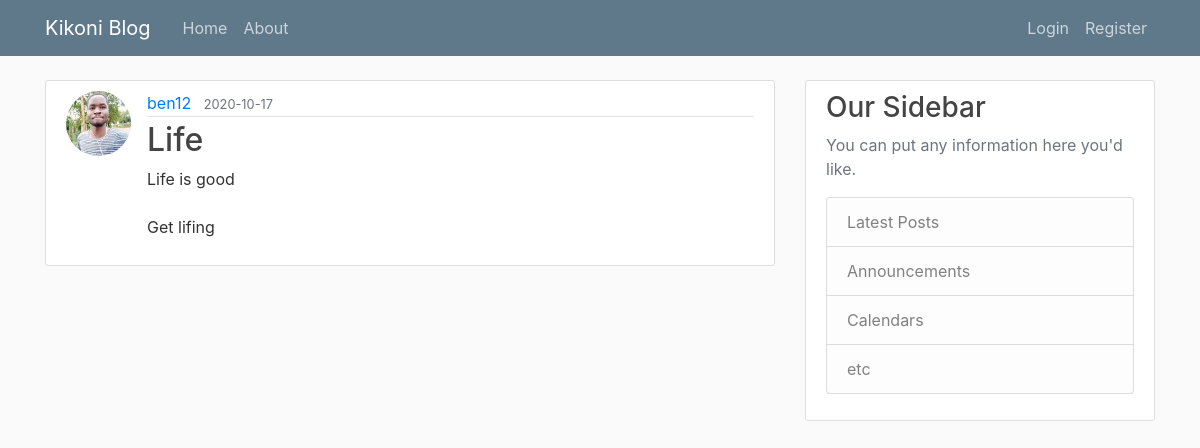
/post/1, run on the app's committed database.
### webapp/models.py (models this page shows, shortened)
class User (db.Model, UserMixin):  #will automatically create a table named user (lowercase u)
    id = db.Column(db.Integer, primary_key=True)
    username = db.Column(db.String(20), unique=True, nullable=False)
    email = db.Column(db.String(120), unique=True, nullable=False)
    image_file = db.Column(db.String(20), nullable=False, default='default.jpg')
    password = db.Column(db.String(60), nullable=False)
    posts = db.relationship('Post', backref='author', lazy=True) #capital P bse we're ref-ing the acutal Post class

class Post (db.Model):   #will auto create a table named post (p)
    id = db.Column(db.Integer, primary_key=True)
    title = db.Column(db.String(100), nullable=False)
    date_posted = db.Column(db.DateTime(20), nullable=False, default=datetime.utcnow)
    content = db.Column(db.Text, nullable=False)
    user_id = db.Column (db.Integer, db.ForeignKey('user.id'), nullable=True) #small u bse we-r ref-ing table name & column name

### webapp/routes.py (the view)
@app.route("/post/<int:post_id>") #refers to template in post.html
def post(post_id):
    post = Post.query.get_or_404(post_id)
    return render_template('post.html', title=post.title, post=post)

### webapp/templates/post.html (shortened to what this page needs)
{% extends 'layout.html'%}
{% block content %}
    <article class="media content-section">
        <img class="rounded-circle article-img" src="{{ url_for('static', filename='profile_pics/' + post.author.image_file) }}">
        <div class="media-body">
            <div class="article-metadata">
                <a class="mr-2" href="{{ url_for('user_posts', username=post.author.username) }}">{{ post.author.username }}</a>
                <small class="text-muted">{{ post.date_posted.strftime('%Y-%m-%d') }}</small>
            </div>
        <h2 class="article-title">{{ post.title }}</h2>
        <p class="article-content">{{ post.content }}</p>
        </div>
    </article>
{% endblock content %}

### webapp/static/main.css (style rules this page uses)
body { background: #fafafa; color: #333333; margin-top: 5rem; }
h1, h2, h3, h4, h5, h6 { color: #444444; }
.content-section { background: #ffffff; padding: 10px 20px; border: 1px solid #dddddd; border-radius: 3px; margin-bottom: 20px; }
.article-title { color: #444444; }
.article-content { white-space: pre-line; }
.article-img { height: 65px; width: 65px; margin-right: 16px; }
.article-metadata { padding-bottom: 1px; margin-bottom: 4px; border-bottom: 1px solid #e3e3e3 }

### data on the page
User: image_file (picture), author.username "ben12"
Post: date_posted "2020-10-17", title "Life", content "Life is good Get lifing"
